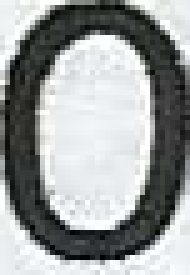
#> input picture dataset/chars/no noise/0/19.png, 38 x 55 px (shown 5 times larger); its folder holds 3 pictures in this run
$ python 'make average images.py'   (Python 2 division)
#> lines starting #> are read from the running program, lines starting #| are printed output that depends on the picture
from os import listdir
from os.path import isfile, join
from PIL import Image

IMAGE_SIZE = (128,128)
PATH_TO_IMAGES = "chars/no noise"

char_directories = [f for f in listdir(PATH_TO_IMAGES) if not isfile(join(PATH_TO_IMAGES,f))]

for char_directory in char_directories:
  print(char_directory)

  char_files = [f for f in listdir(join(PATH_TO_IMAGES,char_directory)) if isfile(join(PATH_TO_IMAGES,char_directory,f))]

  images = []

  size_sum = [0,0]

  for char_file in char_files:
    print(char_file)
    images.append(Image.open(join(PATH_TO_IMAGES,char_directory,char_file)))
    size_sum[0] += images[-1].size[0]
    size_sum[1] += images[-1].size[1]

  size_sum[0] = int(size_sum[0] / float(len(images)))
  size_sum[1] = int(size_sum[1] / float(len(images)))

  average_image = Image.new("RGB",size_sum,"white")
#> average_image: PIL image 29x43 RGB; every value is 255
  average_pixels = average_image.load()

  for i in range(len(images)):
    images[i] = images[i].resize(size_sum)

  for j in range(average_image.size[1]):
    for i in range(average_image.size[0]):
      pixel_sum = [0,0,0]

      for image in images:
        pixels = image.load()
        pixel = pixels[i,j]
        pixel_sum[0] += pixel[0]
        pixel_sum[1] += pixel[1]
        pixel_sum[2] += pixel[2]

      pixel_sum[0] = pixel_sum[0] / len(images)
      pixel_sum[1] = pixel_sum[1] / len(images)
      pixel_sum[2] = pixel_sum[2] / len(images)

      average_pixels[i,j] = tuple(pixel_sum)

  average_image.save(join(PATH_TO_IMAGES,char_directory,"average.png"),"PNG")
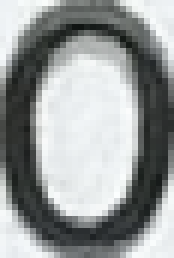
#> saved as average.png: PIL image 29x43 RGB (shown 6 times larger); mean R, G, B 150.7, 154.4, 154.2
